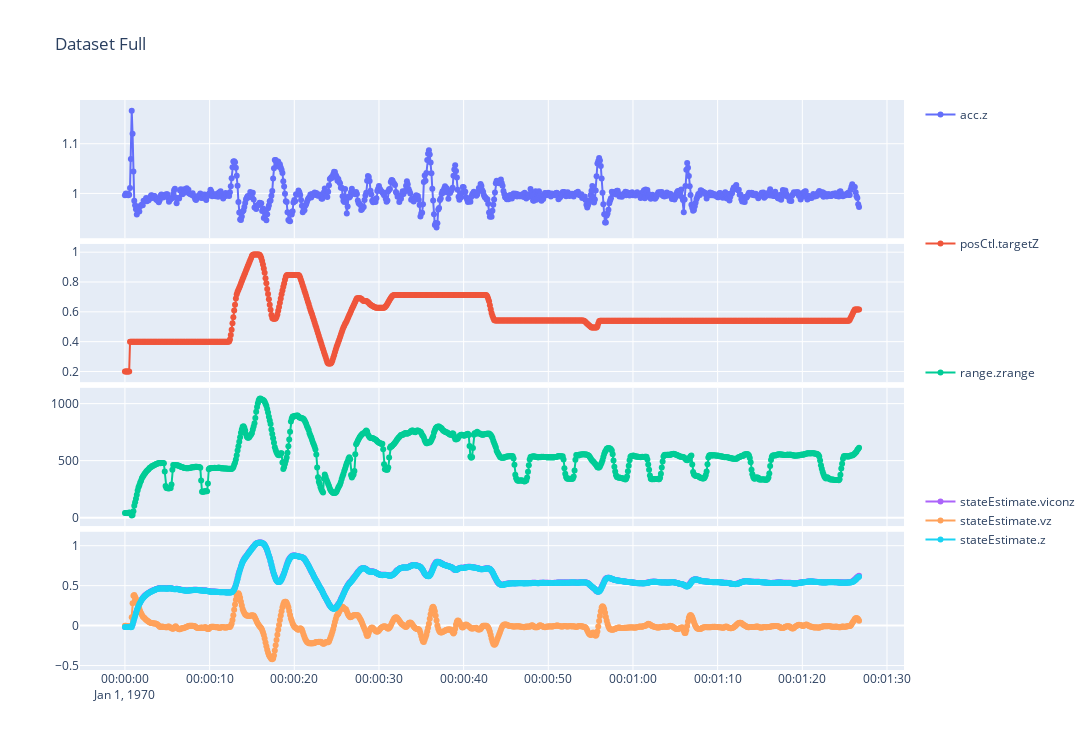

Notebook code for this chart:
### Code cell
# print(Dataset_df.head())
groups = np.unique([x.split(".")[0] for x in np.unique(Dataset_df.columns)]) 
fig = make_subplots(rows=len(groups), cols=1, shared_xaxes=True, vertical_spacing=0.01)

for k in np.sort(Dataset_df.columns):
    index = groups.tolist().index(k.split(".")[0]) + 1
    fig.append_trace(go.Scatter(x=Dataset_df.index, y= Dataset_df[k], mode="lines+markers", name=k, legendgroup = index), row = index, col = 1)  
    
    
drone_z = CF_df.loc[CF_df['ID'] == 'stateEstimate.z'].reset_index(drop=True)
vicon_z = VICON_df.loc[VICON_df['ID'] == 'CF_PHILIP_posz'].reset_index(drop=True)

fig.update_layout(
    title_text="Dataset Full", 
    height=(len(groups)+1)*150, 
    width=15*80, 
    legend_tracegroupgap = 110,
)
fig.show()

### Figure 1 — Plotly figure (JSON) as saved in the notebook; plotly's stock layout.template omitted (floating-point values rounded to 4 significant figures; data arrays with more than 128 entries replaced by an {"elided": "..."} marker saying what was removed)
{"data": [{"legendgroup": "1", "mode": "lines+markers", "name": "acc.z", "type": "scatter", "x": {"elided": "868 str values"}, "xaxis": "x", "y": {"elided": "868 float values"}, "yaxis": "y"}, {"legendgroup": "2", "mode": "lines+markers", "name": "posCtl.targetZ", "type": "scatter", "x": {"elided": "868 str values"}, "xaxis": "x2", "y": {"elided": "868 float values"}, "yaxis": "y2"}, {"legendgroup": "3", "mode": "lines+markers", "name": "range.zrange", "type": "scatter", "x": {"elided": "868 str values"}, "xaxis": "x3", "y": {"elided": "868 float values"}, "yaxis": "y3"}, {"legendgroup": "4", "mode": "lines+markers", "name": "stateEstimate.viconz", "type": "scatter", "visible": true, "x": {"elided": "868 str values"}, "xaxis": "x4", "y": {"elided": "868 float values"}, "yaxis": "y4"}, {"legendgroup": "4", "mode": "lines+markers", "name": "stateEstimate.vz", "type": "scatter", "visible": true, "x": {"elided": "868 str values"}, "xaxis": "x4", "y": {"elided": "868 float values"}, "yaxis": "y4"}, {"legendgroup": "4", "mode": "lines+markers", "name": "stateEstimate.z", "type": "scatter", "visible": true, "x": {"elided": "868 str values"}, "xaxis": "x4", "y": {"elided": "868 float values"}, "yaxis": "y4"}], "layout": {"height": 750, "legend": {"tracegroupgap": 110}, "title": {"text": "Dataset Full"}, "width": 1200, "xaxis": {"anchor": "y", "autorange": true, "domain": [0, 1], "matches": "x4", "range": ["1969-12-31 23:59:54.7492", "1970-01-01 00:01:31.9508"], "showticklabels": false, "type": "date"}, "xaxis2": {"anchor": "y2", "autorange": true, "domain": [0, 1], "matches": "x4", "range": ["1969-12-31 23:59:54.7492", "1970-01-01 00:01:31.9508"], "showticklabels": false, "type": "date"}, "xaxis3": {"anchor": "y3", "autorange": true, "domain": [0, 1], "matches": "x4", "range": ["1969-12-31 23:59:54.7492", "1970-01-01 00:01:31.9508"], "showticklabels": false, "type": "date"}, "xaxis4": {"anchor": "y4", "autorange": true, "domain": [0, 1], "range": ["1969-12-31 23:59:54.7492", "1970-01-01 00:01:31.9508"], "type": "date"}, "yaxis": {"anchor": "x", "autorange": true, "domain": [0.7575, 1], "range": [0.9099, 1.188], "type": "linear"}, "yaxis2": {"anchor": "x2", "autorange": true, "domain": [0.505, 0.7475], "range": [0.1285, 1.055], "type": "linear"}, "yaxis3": {"anchor": "x3", "autorange": true, "domain": [0.2525, 0.495], "range": [-74.02, 1139.0], "type": "linear"}, "yaxis4": {"anchor": "x4", "autorange": true, "domain": [0, 0.2425], "range": [-0.5559, 1.175], "type": "linear"}}}
